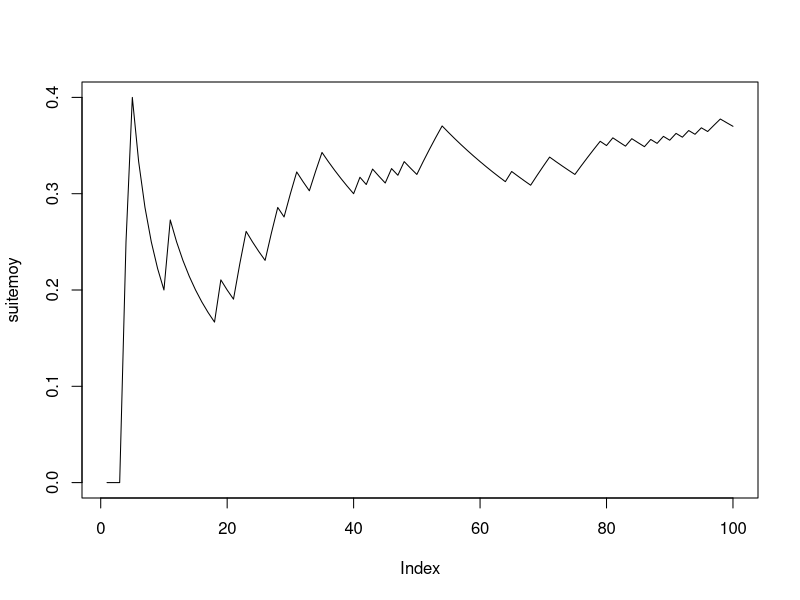

R code for this plot: (Note: this script raises an error after producing the figure.)

#--------question 1------------
n <- 100
p <- 0.45
x <- rbinom(n, 1, p)
#--------question 2------------
cumsum(x)
taille <- 1:n
suitemoy <- cumsum(x) / taille
#--------question 3------------
plot(suitemoy, type = "l")
abline(h = p, col = "red")

#------------Exercice 2------------------------



#--------question 1------------
n <- 100
mu <- -2
sigma <- 2
xg <- rnorm(n, mu, sigma)
#--------question 2------------
cumsum(xg)
rm(taille)
taille <- 1:n
rm(suitemoyg)
suitemoyg
suitemoyg <- cumsum(xg) / taille
#--------question 3------------
plot(suitemoyg, type = "l", ylim = c(-10, 6))
abline(h = mu, col = "red")


#------------Exercice 3------------------------

#---------question 1--------------------------
mu <- -2
sigma <- 2
n <- 5
x <- rnorm(n, mu, sigma)
moyx <- mean(x)

#---------question 2--------------------------
y <- rnorm(n, mu, sigma)
moyy <- mean(y)
rbind(x, y) -> M# range les deux échantillons dans M à 2 lignes et n colonnes
rowMeans(M)

#---------question 3--------------------------
N <- 1000
Mdata <- matrix(rnorm(n * N, mu, sigma), ncol = n, byrow = T) # N échantillons de taille n disposés en lignes
dim(Mdata) # dimension de la matrice N lignes et n colonnes


#---------question 4--------------------------
(rowMeans(Mdata) -> moyennes) # calcule les moyennes pour les N, n-échantillons tirés.
apply(Mdata, MARGIN = 1, mean) # alternative pour effectuer les moyennes en ligne

#---------question 5--------------------------
mean(moyennes) # moyenne empirique des N réalisations de Xbar_n
sd(moyennes) * sqrt((length(moyennes) - 1) / length(moyennes)) # ecart-type empirique
sd(moyennes) # écart-type estimé sans biais = ecart-type empirique corrigé

#---------question 6--------------------------
hist(moyennes, prob = T, main = "Répartition de la moyenne empirique des Xi, i=1,....,n") # la répartition observée de Xbar_n
(abs <- seq(1.2 * min(moyennes), 1.2 * max(moyennes), (max(moyennes) - min(moyennes)) / 100))
points(abs, dnorm(abs, mu, sigma / sqrt(n)), col = 2, type = "l")
abline(v = mean(moyennes), col = 3, lty = "dashed") # moyenne de l'échantillon
abline(v = mu, col = 2) # moyenne théorique mu de la loi de Xbar
# belle adéquation de l'échantillon à la normale, que l'on peut verifier avec dte de Henry
qqnorm(moyennes) # les points sont presque alignés la loi de Xbar_n est donc bien normale
qqline(moyennes, col = 2) # autour de la droite rouge qui passe par les deux points
# (1er quartile theo de la centrée réduite,1er quartile empirique) et
# (3ieme quartile theo de la centrée réduite,3ieme quartile empirique)
# mean(echantillon) et écart-type empirique sd(échantillon)*sqrt((n-1)/n). e
# En effet si on ajoute la droite passant par ces deux points elle se confond
# avec qqline. droite de Henry

(x1 <- qnorm(0.25))
(x2 <- qnorm(0.75))
(y1 <- quantile(moyennes, 0.25, type = 1))
(y2 <- quantile(moyennes, 0.75, type = 1))
abline(y1 - (y2 - y1) * x1 / (x2 - x1), (y2 - y1) / (x2 - x1), col = 3) # droite de Henry

#----------question 7-------------------------
moyennecr <- sqrt(n) * (moyennes - mu) / sigma
hist(moyennecr, prob = T, main = "Répartition observée de la moyenne empirique centrée réduite")
(abscr <- seq(1.2 * min(moyennecr), 1.2 * max(moyennecr), (max(moyennecr) - min(moyennecr)) / 100))
points(abscr, dnorm(abscr), col = 2, type = "l")
abline(v = mean(moyennecr), col = 3, lty = "dashed") # moyenne empirique de l'échantillon
abline(v = 0, col = 2) # moyenne théorique  de la loi normale centrée réduite

qqnorm(moyennecr)
qqline(moyennecr) # droite de Henry

#-----------question 8------------
n <- 50
# puis réexecuter les lignes 67 à 107 : la loi reste gaussienne mais
# l'écart-type de Xbarn est plus petit avec n=50 qu'avec n=2
sd(moyennes)
sigma / sqrt(n)

n <- 2
# puis réexecuter les lignes 67 à 107 : LA LOI EST TOUJOURS GAUSSIENNE MEME AVEC n PETIT
# C'EST UNE PROPRIETES CARACTÉRISTIQUE DE LA LOI NORMALE MAIS QUI NE S'APPLIQUE PAS AUX AUTRES
# LOIS COMME PAR EX A LA BERNOULLI ==> VOIR EXO SUIVANT
sd(moyennes)
# l'écart type empirique est EN REVANCHE plus faible avec n=2 qu'avec n=50 :
# normal il estime sigma/sqrt(n) or :
sigma / sqrt(n)

#####################################################################################
# CE QU'IL FAUT RETENIR DE CET EXERCICE : LA LOI DE XBAR EST GAUSSIENNE SI L'ÉCHANTILLON EST
# GAUSSIEN ET DE TAILLE QUELCONQUE n. LE RESULTAT DU THEOREME CENTRAL LIMITE EST VRAI DANS CE CAS
# POUR TOUT n ET PAS SEULEMENT POUR n GRAND
###################################################################################

###################################################
#------------Exercice 4------------------------
###################################################

#---------question 1--------------------------
p <- 0.45
n <- 5
N <- 100
rm(Mdata) # efface l'objet précedemment créé Mdata

Mdata <- matrix(rbinom(n * N, 1, p), ncol = n, byrow = T) # N échantillons de taille n disposés en lignes
dim(Mdata) # dimension de la matrice N lignes et n colonnes

(rowMeans(Mdata) -> moyennes) # calcule les moyennes pour les N, n-échantillons tirés.


mean(moyennes) # moyenne empirique des N réalisations de Xbar_n
sd(moyennes) * sqrt((length(moyennes) - 1) / length(moyennes)) # ecart-type empirique
sd(moyennes) # écart-type estimé sans biais = ecart-type empirique corrigé

#---------histogramme de xbar_n--------------------------
hist(moyennes, prob = T, ylim = c(0, max(dnorm(p, p, sqrt(p * (1 - p) / n)), 4)), main = "Répartition de la moyenne empirique des Xi, i=1,....,n") # la répartition observée de Xbar_n
(abs <- seq(.8 * min(moyennes), 1.2 * max(moyennes), (max(moyennes) - min(moyennes)) / 100))
points(abs, dnorm(abs, p, sqrt(p * (1 - p) / n)), col = 2, type = "l")
abline(v = mean(moyennes), col = 3, lty = "dashed") # moyenne de l'échantillon
abline(v = p, col = 2) # moyenne théorique mu de la loi de Xbar
qqnorm(moyennes) # vraiment pas gaussien !
qqline(moyennes, col = 2)
# AUCUNE ADEQUATION  de l'échantillon à la normale CAR n EST TROP PETIT ET LE TCL N'EST
# PAS VERIFIE. ON REFAIT LA SIMUL AVEC n=200 :

n <- 200
# puis réeéxuter les lignes 142 à 161

# EUREKA CA MARCHE BEAUCOUP MIEUX ET ON A BIEN UNE REPARTITION GAUSSIENNE CAR n EST SUFFISAMMENT GRAND POUR
# QUE LE TCL SOIT VERIFIE !
######################################

qqnorm(moyennes)
qqline(moyennes, col = "red")

# Si on augmente N on améliore l'estimation de la densité de Xbarn par l'histogramme
# des N réalisations de Xbarn mais si n est petit on n'observe pas un histogramme
# ressemblant à une gaussienne puisque le TCL ne s'applique que si n est assez grand.
# Essayer avec
N <- 1000
n <- 4
# puis lignes 142 à 159.
N <- 1000
n <- 100
# puis lignes 142 à 159.
